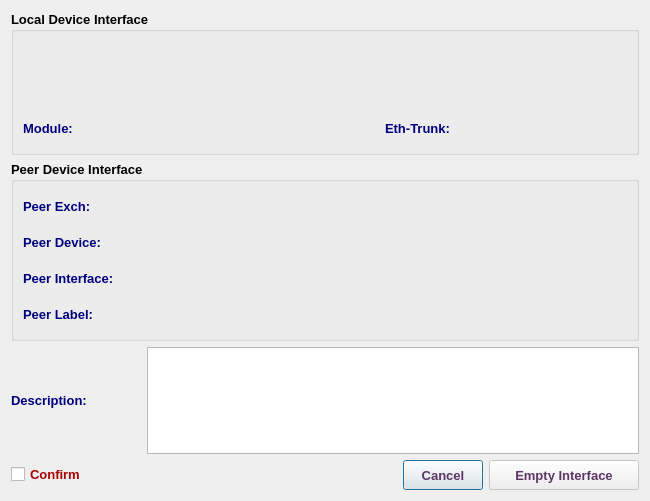
<?xml version="1.0" encoding="UTF-8"?>
<ui version="4.0">
 <class>EmptyInterfaceDialog</class>
 <widget class="QDialog" name="EmptyInterfaceDialog">
  <property name="windowModality">
   <enum>Qt::NonModal</enum>
  </property>
  <property name="geometry">
   <rect>
    <x>0</x>
    <y>0</y>
    <width>650</width>
    <height>501</height>
   </rect>
  </property>
  <property name="minimumSize">
   <size>
    <width>650</width>
    <height>500</height>
   </size>
  </property>
  <property name="maximumSize">
   <size>
    <width>651</width>
    <height>501</height>
   </size>
  </property>
  <property name="font">
   <font>
    <family>Tahoma</family>
    <pointsize>10</pointsize>
   </font>
  </property>
  <property name="windowTitle">
   <string>Interface Depletion</string>
  </property>
  <property name="windowIcon">
   <iconset resource="../image.qrc">
    <normaloff>:/Image/disconnection.png</normaloff>:/Image/disconnection.png</iconset>
  </property>
  <layout class="QVBoxLayout" name="verticalLayout_3">
   <item>
    <widget class="QGroupBox" name="groupBox">
     <property name="font">
      <font>
       <family>Tahoma</family>
       <pointsize>10</pointsize>
       <weight>75</weight>
       <bold>true</bold>
      </font>
     </property>
     <property name="title">
      <string>Local Device Interface</string>
     </property>
     <layout class="QVBoxLayout" name="verticalLayout">
      <item>
       <layout class="QHBoxLayout" name="horizontalLayout_5">
        <item>
         <widget class="QLabel" name="labelLbl">
          <property name="sizePolicy">
           <sizepolicy hsizetype="Expanding" vsizetype="Preferred">
            <horstretch>0</horstretch>
            <verstretch>0</verstretch>
           </sizepolicy>
          </property>
          <property name="minimumSize">
           <size>
            <width>300</width>
            <height>30</height>
           </size>
          </property>
          <property name="maximumSize">
           <size>
            <width>5000</width>
            <height>30</height>
           </size>
          </property>
          <property name="font">
           <font>
            <family>Tahoma</family>
            <pointsize>10</pointsize>
            <weight>75</weight>
            <bold>true</bold>
           </font>
          </property>
          <property name="styleSheet">
           <string notr="true">color: rgb(205, 39, 147);</string>
          </property>
          <property name="text">
           <string/>
          </property>
          <property name="alignment">
           <set>Qt::AlignCenter</set>
          </property>
          <property name="wordWrap">
           <bool>true</bool>
          </property>
         </widget>
        </item>
       </layout>
      </item>
      <item>
       <layout class="QHBoxLayout" name="horizontalLayout_4">
        <item>
         <widget class="QLabel" name="intLbl">
          <property name="minimumSize">
           <size>
            <width>250</width>
            <height>30</height>
           </size>
          </property>
          <property name="maximumSize">
           <size>
            <width>2000</width>
            <height>30</height>
           </size>
          </property>
          <property name="font">
           <font>
            <family>Tahoma</family>
            <pointsize>10</pointsize>
            <weight>75</weight>
            <bold>true</bold>
           </font>
          </property>
          <property name="styleSheet">
           <string notr="true">color: rgb(48, 133, 134);</string>
          </property>
          <property name="text">
           <string/>
          </property>
          <property name="alignment">
           <set>Qt::AlignCenter</set>
          </property>
          <property name="wordWrap">
           <bool>true</bool>
          </property>
         </widget>
        </item>
       </layout>
      </item>
      <item>
       <layout class="QHBoxLayout" name="horizontalLayout_6">
        <item>
         <widget class="QLabel" name="label_7">
          <property name="minimumSize">
           <size>
            <width>100</width>
            <height>30</height>
           </size>
          </property>
          <property name="maximumSize">
           <size>
            <width>100</width>
            <height>30</height>
           </size>
          </property>
          <property name="font">
           <font>
            <family>Tahoma</family>
            <pointsize>10</pointsize>
            <weight>75</weight>
            <bold>true</bold>
           </font>
          </property>
          <property name="styleSheet">
           <string notr="true">color: rgb(0, 0, 127);</string>
          </property>
          <property name="text">
           <string>Module:</string>
          </property>
         </widget>
        </item>
        <item>
         <widget class="QLabel" name="moduleLbl">
          <property name="minimumSize">
           <size>
            <width>250</width>
            <height>30</height>
           </size>
          </property>
          <property name="maximumSize">
           <size>
            <width>250</width>
            <height>30</height>
           </size>
          </property>
          <property name="font">
           <font>
            <family>Tahoma</family>
            <pointsize>10</pointsize>
            <weight>75</weight>
            <bold>true</bold>
           </font>
          </property>
          <property name="styleSheet">
           <string notr="true">color: rgb(85, 0, 127);</string>
          </property>
          <property name="text">
           <string/>
          </property>
          <property name="wordWrap">
           <bool>true</bool>
          </property>
         </widget>
        </item>
        <item>
         <widget class="QLabel" name="label_8">
          <property name="minimumSize">
           <size>
            <width>90</width>
            <height>30</height>
           </size>
          </property>
          <property name="maximumSize">
           <size>
            <width>90</width>
            <height>30</height>
           </size>
          </property>
          <property name="font">
           <font>
            <family>Tahoma</family>
            <pointsize>10</pointsize>
            <weight>75</weight>
            <bold>true</bold>
           </font>
          </property>
          <property name="styleSheet">
           <string notr="true">color: rgb(0, 0, 127);</string>
          </property>
          <property name="text">
           <string>Eth-Trunk:</string>
          </property>
         </widget>
        </item>
        <item>
         <widget class="QLabel" name="etherLbl">
          <property name="minimumSize">
           <size>
            <width>120</width>
            <height>30</height>
           </size>
          </property>
          <property name="maximumSize">
           <size>
            <width>120</width>
            <height>30</height>
           </size>
          </property>
          <property name="font">
           <font>
            <family>Tahoma</family>
            <pointsize>10</pointsize>
            <weight>75</weight>
            <bold>true</bold>
           </font>
          </property>
          <property name="styleSheet">
           <string notr="true">color: rgb(85, 0, 127);</string>
          </property>
          <property name="text">
           <string/>
          </property>
          <property name="wordWrap">
           <bool>true</bool>
          </property>
         </widget>
        </item>
        <item>
         <spacer name="horizontalSpacer_5">
          <property name="font">
           <font>
            <family>Tahoma</family>
            <pointsize>10</pointsize>
           </font>
          </property>
          <property name="orientation">
           <enum>Qt::Horizontal</enum>
          </property>
          <property name="sizeHint" stdset="0">
           <size>
            <width>40</width>
            <height>20</height>
           </size>
          </property>
         </spacer>
        </item>
       </layout>
      </item>
     </layout>
    </widget>
   </item>
   <item>
    <widget class="QGroupBox" name="groupBox_2">
     <property name="font">
      <font>
       <family>Tahoma</family>
       <pointsize>10</pointsize>
       <weight>75</weight>
       <bold>true</bold>
      </font>
     </property>
     <property name="title">
      <string>Peer Device Interface</string>
     </property>
     <layout class="QVBoxLayout" name="verticalLayout_5">
      <item>
       <layout class="QHBoxLayout" name="horizontalLayout_7">
        <item>
         <layout class="QVBoxLayout" name="verticalLayout_2">
          <item>
           <layout class="QHBoxLayout" name="horizontalLayout_10">
            <item>
             <widget class="QLabel" name="label_9">
              <property name="minimumSize">
               <size>
                <width>130</width>
                <height>30</height>
               </size>
              </property>
              <property name="maximumSize">
               <size>
                <width>130</width>
                <height>30</height>
               </size>
              </property>
              <property name="font">
               <font>
                <family>Tahoma</family>
                <pointsize>10</pointsize>
                <weight>75</weight>
                <bold>true</bold>
               </font>
              </property>
              <property name="styleSheet">
               <string notr="true">color: rgb(0, 0, 127);</string>
              </property>
              <property name="text">
               <string>Peer Exch:</string>
              </property>
             </widget>
            </item>
            <item>
             <widget class="QLabel" name="peerExchLbl">
              <property name="sizePolicy">
               <sizepolicy hsizetype="Expanding" vsizetype="Preferred">
                <horstretch>0</horstretch>
                <verstretch>0</verstretch>
               </sizepolicy>
              </property>
              <property name="minimumSize">
               <size>
                <width>300</width>
                <height>30</height>
               </size>
              </property>
              <property name="maximumSize">
               <size>
                <width>8000</width>
                <height>30</height>
               </size>
              </property>
              <property name="font">
               <font>
                <family>Tahoma</family>
                <pointsize>10</pointsize>
                <weight>75</weight>
                <bold>true</bold>
               </font>
              </property>
              <property name="styleSheet">
               <string notr="true">color: rgb(85, 0, 127);</string>
              </property>
              <property name="text">
               <string/>
              </property>
              <property name="wordWrap">
               <bool>true</bool>
              </property>
             </widget>
            </item>
           </layout>
          </item>
          <item>
           <layout class="QHBoxLayout" name="horizontalLayout_8">
            <item>
             <widget class="QLabel" name="label_10">
              <property name="minimumSize">
               <size>
                <width>130</width>
                <height>30</height>
               </size>
              </property>
              <property name="maximumSize">
               <size>
                <width>130</width>
                <height>30</height>
               </size>
              </property>
              <property name="font">
               <font>
                <family>Tahoma</family>
                <pointsize>10</pointsize>
                <weight>75</weight>
                <bold>true</bold>
               </font>
              </property>
              <property name="styleSheet">
               <string notr="true">color: rgb(0, 0, 127);</string>
              </property>
              <property name="text">
               <string>Peer Device:</string>
              </property>
             </widget>
            </item>
            <item>
             <widget class="QLabel" name="peerDevLbl">
              <property name="sizePolicy">
               <sizepolicy hsizetype="Expanding" vsizetype="Preferred">
                <horstretch>0</horstretch>
                <verstretch>0</verstretch>
               </sizepolicy>
              </property>
              <property name="minimumSize">
               <size>
                <width>300</width>
                <height>30</height>
               </size>
              </property>
              <property name="maximumSize">
               <size>
                <width>8000</width>
                <height>30</height>
               </size>
              </property>
              <property name="font">
               <font>
                <family>Tahoma</family>
                <pointsize>10</pointsize>
                <weight>75</weight>
                <bold>true</bold>
               </font>
              </property>
              <property name="styleSheet">
               <string notr="true">color: rgb(85, 0, 127);</string>
              </property>
              <property name="text">
               <string/>
              </property>
              <property name="wordWrap">
               <bool>true</bool>
              </property>
             </widget>
            </item>
           </layout>
          </item>
         </layout>
        </item>
        <item>
         <layout class="QVBoxLayout" name="verticalLayout_4">
          <item>
           <widget class="QLabel" name="label_13">
            <property name="minimumSize">
             <size>
              <width>50</width>
              <height>50</height>
             </size>
            </property>
            <property name="maximumSize">
             <size>
              <width>50</width>
              <height>50</height>
             </size>
            </property>
            <property name="font">
             <font>
              <family>Tahoma</family>
              <pointsize>10</pointsize>
             </font>
            </property>
            <property name="text">
             <string/>
            </property>
            <property name="pixmap">
             <pixmap resource="../image.qrc">:/Image/disconnection.png</pixmap>
            </property>
            <property name="scaledContents">
             <bool>true</bool>
            </property>
           </widget>
          </item>
         </layout>
        </item>
       </layout>
      </item>
      <item>
       <layout class="QHBoxLayout" name="horizontalLayout_11">
        <item>
         <widget class="QLabel" name="label_11">
          <property name="minimumSize">
           <size>
            <width>130</width>
            <height>30</height>
           </size>
          </property>
          <property name="maximumSize">
           <size>
            <width>130</width>
            <height>30</height>
           </size>
          </property>
          <property name="font">
           <font>
            <family>Tahoma</family>
            <pointsize>10</pointsize>
            <weight>75</weight>
            <bold>true</bold>
           </font>
          </property>
          <property name="styleSheet">
           <string notr="true">color: rgb(0, 0, 127);</string>
          </property>
          <property name="text">
           <string>Peer Interface:</string>
          </property>
         </widget>
        </item>
        <item>
         <widget class="QLabel" name="peerIntLbl">
          <property name="sizePolicy">
           <sizepolicy hsizetype="Expanding" vsizetype="Preferred">
            <horstretch>0</horstretch>
            <verstretch>0</verstretch>
           </sizepolicy>
          </property>
          <property name="minimumSize">
           <size>
            <width>400</width>
            <height>30</height>
           </size>
          </property>
          <property name="maximumSize">
           <size>
            <width>8000</width>
            <height>30</height>
           </size>
          </property>
          <property name="font">
           <font>
            <family>Tahoma</family>
            <pointsize>10</pointsize>
            <weight>75</weight>
            <bold>true</bold>
           </font>
          </property>
          <property name="styleSheet">
           <string notr="true">color: rgb(85, 0, 127);</string>
          </property>
          <property name="text">
           <string/>
          </property>
          <property name="wordWrap">
           <bool>true</bool>
          </property>
         </widget>
        </item>
       </layout>
      </item>
      <item>
       <layout class="QHBoxLayout" name="horizontalLayout_9">
        <item>
         <widget class="QLabel" name="label_12">
          <property name="minimumSize">
           <size>
            <width>130</width>
            <height>30</height>
           </size>
          </property>
          <property name="maximumSize">
           <size>
            <width>130</width>
            <height>30</height>
           </size>
          </property>
          <property name="font">
           <font>
            <family>Tahoma</family>
            <pointsize>10</pointsize>
            <weight>75</weight>
            <bold>true</bold>
           </font>
          </property>
          <property name="styleSheet">
           <string notr="true">color: rgb(0, 0, 127);</string>
          </property>
          <property name="text">
           <string>Peer Label:</string>
          </property>
         </widget>
        </item>
        <item>
         <widget class="QLabel" name="peerLbl">
          <property name="sizePolicy">
           <sizepolicy hsizetype="Expanding" vsizetype="Preferred">
            <horstretch>0</horstretch>
            <verstretch>0</verstretch>
           </sizepolicy>
          </property>
          <property name="minimumSize">
           <size>
            <width>400</width>
            <height>30</height>
           </size>
          </property>
          <property name="maximumSize">
           <size>
            <width>8000</width>
            <height>30</height>
           </size>
          </property>
          <property name="font">
           <font>
            <family>Tahoma</family>
            <pointsize>10</pointsize>
            <weight>75</weight>
            <bold>true</bold>
           </font>
          </property>
          <property name="styleSheet">
           <string notr="true">color: rgb(85, 0, 127);</string>
          </property>
          <property name="text">
           <string/>
          </property>
          <property name="wordWrap">
           <bool>true</bool>
          </property>
         </widget>
        </item>
       </layout>
      </item>
     </layout>
    </widget>
   </item>
   <item>
    <layout class="QHBoxLayout" name="horizontalLayout_12">
     <item>
      <widget class="QLabel" name="label_14">
       <property name="minimumSize">
        <size>
         <width>130</width>
         <height>30</height>
        </size>
       </property>
       <property name="maximumSize">
        <size>
         <width>130</width>
         <height>30</height>
        </size>
       </property>
       <property name="font">
        <font>
         <family>Tahoma</family>
         <pointsize>10</pointsize>
         <weight>75</weight>
         <bold>true</bold>
        </font>
       </property>
       <property name="styleSheet">
        <string notr="true">color: rgb(0, 0, 127);</string>
       </property>
       <property name="text">
        <string>Description:</string>
       </property>
      </widget>
     </item>
     <item>
      <widget class="QTextEdit" name="descTE">
       <property name="styleSheet">
        <string notr="true">color: rgb(85, 0, 127);</string>
       </property>
       <property name="readOnly">
        <bool>true</bool>
       </property>
      </widget>
     </item>
    </layout>
   </item>
   <item>
    <spacer name="verticalSpacer">
     <property name="orientation">
      <enum>Qt::Vertical</enum>
     </property>
     <property name="sizeHint" stdset="0">
      <size>
       <width>20</width>
       <height>40</height>
      </size>
     </property>
    </spacer>
   </item>
   <item>
    <layout class="QHBoxLayout" name="horizontalLayout">
     <item>
      <widget class="QCheckBox" name="cb">
       <property name="font">
        <font>
         <family>Tahoma</family>
         <pointsize>10</pointsize>
         <weight>75</weight>
         <bold>true</bold>
        </font>
       </property>
       <property name="styleSheet">
        <string notr="true">color: rgb(170, 0, 0);</string>
       </property>
       <property name="text">
        <string>Confirm</string>
       </property>
      </widget>
     </item>
     <item>
      <spacer name="horizontalSpacer">
       <property name="font">
        <font>
         <family>Tahoma</family>
         <pointsize>10</pointsize>
        </font>
       </property>
       <property name="orientation">
        <enum>Qt::Horizontal</enum>
       </property>
       <property name="sizeHint" stdset="0">
        <size>
         <width>40</width>
         <height>20</height>
        </size>
       </property>
      </spacer>
     </item>
     <item>
      <widget class="QPushButton" name="cancelBtn">
       <property name="minimumSize">
        <size>
         <width>80</width>
         <height>30</height>
        </size>
       </property>
       <property name="maximumSize">
        <size>
         <width>80</width>
         <height>30</height>
        </size>
       </property>
       <property name="font">
        <font>
         <family>Tahoma</family>
         <pointsize>10</pointsize>
         <weight>75</weight>
         <bold>true</bold>
        </font>
       </property>
       <property name="styleSheet">
        <string notr="true">color: rgb(92, 53, 102);</string>
       </property>
       <property name="text">
        <string>Cancel</string>
       </property>
      </widget>
     </item>
     <item>
      <widget class="QPushButton" name="okBtn">
       <property name="enabled">
        <bool>false</bool>
       </property>
       <property name="sizePolicy">
        <sizepolicy hsizetype="Preferred" vsizetype="Fixed">
         <horstretch>0</horstretch>
         <verstretch>0</verstretch>
        </sizepolicy>
       </property>
       <property name="minimumSize">
        <size>
         <width>150</width>
         <height>30</height>
        </size>
       </property>
       <property name="maximumSize">
        <size>
         <width>200</width>
         <height>30</height>
        </size>
       </property>
       <property name="font">
        <font>
         <family>Tahoma</family>
         <pointsize>10</pointsize>
         <weight>75</weight>
         <bold>true</bold>
        </font>
       </property>
       <property name="styleSheet">
        <string notr="true">color: rgb(92, 53, 102);</string>
       </property>
       <property name="text">
        <string>Empty Interface</string>
       </property>
       <property name="icon">
        <iconset resource="../image.qrc">
         <normaloff>:/Image/disconnection.png</normaloff>:/Image/disconnection.png</iconset>
       </property>
       <property name="iconSize">
        <size>
         <width>20</width>
         <height>24</height>
        </size>
       </property>
      </widget>
     </item>
    </layout>
   </item>
  </layout>
 </widget>
 <tabstops>
  <tabstop>cb</tabstop>
  <tabstop>okBtn</tabstop>
  <tabstop>cancelBtn</tabstop>
 </tabstops>
 <resources>
  <include location="../image.qrc"/>
 </resources>
 <connections/>
</ui>
